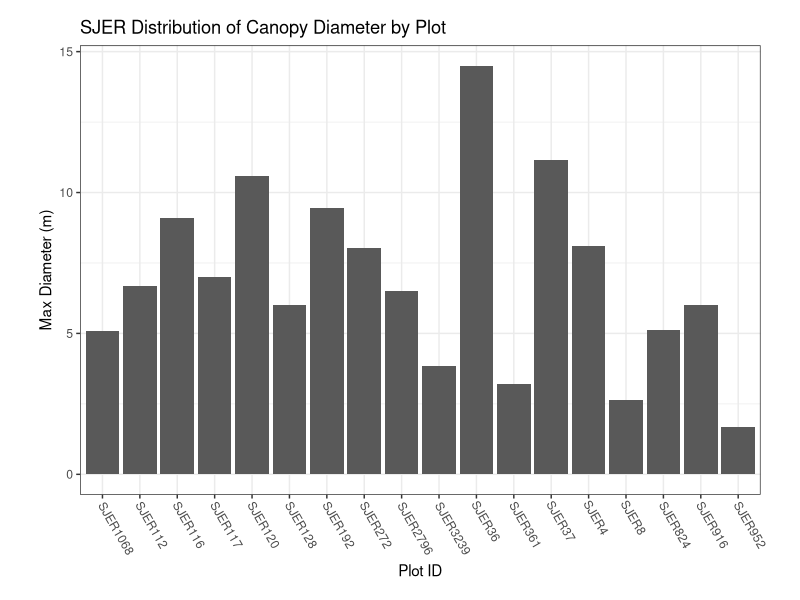
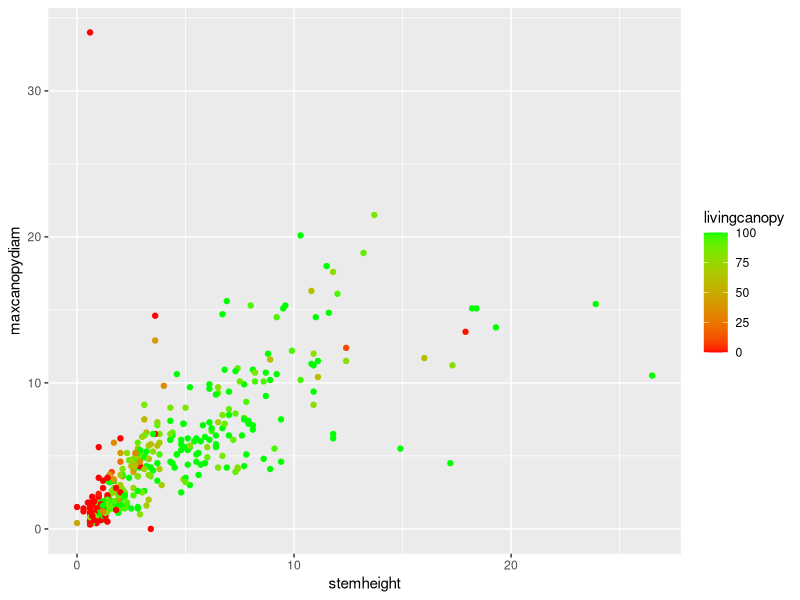

Write R code to recreate these figures, in order.
## ---- chunk 1
library(tidyverse)
## ---- chunk 2
sjer_veg <- read_csv("data/D17_2013_SJER_vegStr.csv")
# View(sjer_veg)
sjer_veg
## ---- chunk 3
sjer_veg %>% 
  group_by(plotid) %>% 
  summarise(mean(maxcanopydiam))
## ---- chunk 4
sjer_veg %>% 
  group_by(plotid) %>% 
  summarise(m = mean(maxcanopydiam)) %>% 
  ggplot(aes(x = plotid, y = m)) +
    geom_col() + # a column plot for each entry
    ggtitle("SJER Distribution of Canopy Diameter by Plot") +
    xlab("Plot ID") + 
    ylab("Max Diameter (m)") +
    theme_bw() + #change the theme
    theme(plot.margin=unit(c(.5,1,.5,1), "cm"), #adjust the margin (top, right, bottom, left)
          axis.text.x = element_text(angle = -60, hjust = -0.1)) # rotate the axis labels

## ---- chunk 5

sjer_veg %>% 
  select(maxcanopydiam, stemheight, livingcanopy) %>% 
  ggplot(aes(x = stemheight, y = maxcanopydiam)) + 
    geom_point(aes(color = livingcanopy)) +
    scale_color_gradient(low = "red", high = "green")

# how can we improve this plot?
